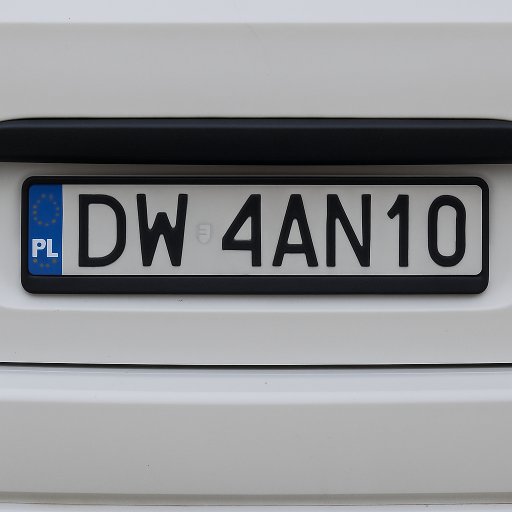
#> input picture backend/src/plate_processing/plate.jpg, 1024 x 1024 px (shown at 1/2 size)
$ python main.py
#> lines starting #> are read from the running program, lines starting #| are printed output that depends on the picture; after the words box and inside, x2 and y2 are one past the last pixel; in counts of white or black regions, pixels touching at a corner belong together
import cv2
import pytesseract
import json
import os

# Get the absolute directory of the script
BASE_DIR = os.path.dirname(os.path.abspath(__file__))

# Load files relative to the script
img_path = os.path.join(BASE_DIR, 'plate.jpg')

# Load the image
img = cv2.imread(img_path)
#> img is the input picture: shape (1024, 1024, 3); mean B, G, R 145, 142.3, 141.2

# Resize for consistency (optional)
# img = cv2.resize(img, (800, 600))

# Convert to grayscale
gray = cv2.cvtColor(img, cv2.COLOR_BGR2GRAY)

# Apply bilateral filter to reduce noise while keeping edges sharp
filtered = cv2.bilateralFilter(gray, 11, 17, 17)

# Detect edges using Canny
edged = cv2.Canny(filtered, 30, 200)
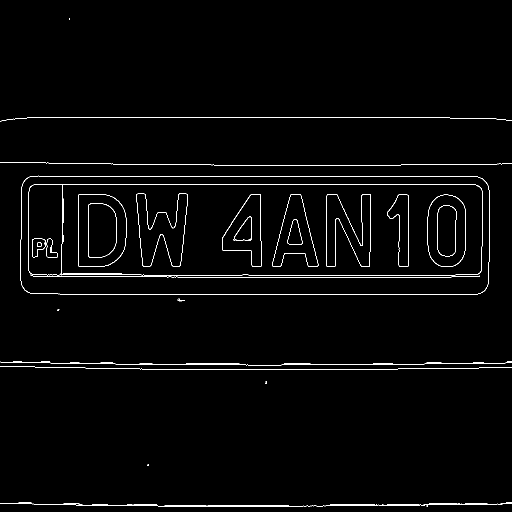
#> edged: shape (1024, 1024) (shown at 1/2 size); 1.6% white in thin lines or dots

# Find contours
contours, _ = cv2.findContours(edged.copy(), cv2.RETR_TREE, cv2.CHAIN_APPROX_SIMPLE)
#> contours = 78 contours, 44 with area under 20; largest, box (x1, y1, x2, y2) and area: (41, 351, 979, 590) 220061, (41, 351, 979, 590) 220025, (56, 369, 965, 551) 163734, (123, 369, 965, 551) 151657, (157, 388, 253, 534) 12558

# Sort contours by area and keep only the largest ones
contours = sorted(contours, key=cv2.contourArea, reverse=True)[:10]
#> contours = 10 contours; largest, box (x1, y1, x2, y2) and area: (41, 351, 979, 590) 220061, (41, 351, 979, 590) 220025, (56, 369, 965, 551) 163734, (123, 369, 965, 551) 151657, (157, 388, 253, 534) 12558

plate_img = None
for cnt in contours:
    # Approximate contour
    peri = cv2.arcLength(cnt, True)
    approx = cv2.approxPolyDP(cnt, 0.018 * peri, True)

    # Look for 4-corner contour (possible license plate)
    if len(approx) == 4:
        x, y, w, h = cv2.boundingRect(approx)
        plate_img = gray[y:y + h, x:x + w]
        break
#> this loop made 1 pass
#> (peri, approx, x, y, w, h) on pass 1: (2319.8, [[43, 373], [60, 586], [976, 568], [955, 353]], 43, 353, 934, 234)
#> pass 1, `plate_img = gray[y:y + h, x:x + w]`:
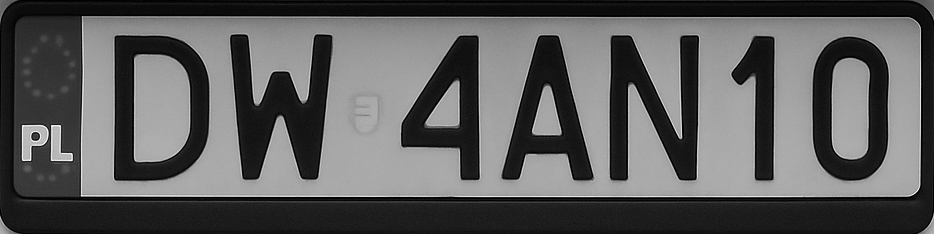
#> plate_img: shape (234, 934); min 0, max 255, mean 92.4

# If plate was found, use it. Otherwise, use whole image.
roi = plate_img if plate_img is not None else gray
cv2.imwrite(os.path.join(BASE_DIR, 'plate_uncleaned.jpg'), roi)

# Thresholding to clean it up
_, roi_thresh = cv2.threshold(roi, 0, 255, cv2.THRESH_BINARY + cv2.THRESH_OTSU)
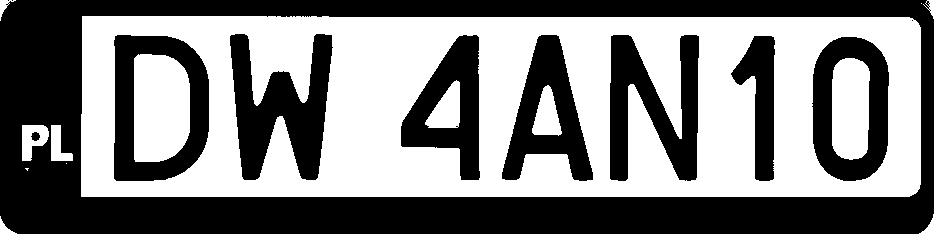
#> roi_thresh: shape (234, 934); 49.9% white; 14 white regions (3 under 20 px), largest, box (x1, y1, x2, y2) and area: (81, 16, 921, 197) 96612, (134, 54, 190, 162) 5508, (832, 58, 870, 160) 3502
cv2.imwrite(os.path.join(BASE_DIR, 'plate_cleaned.jpg'), roi_thresh)

# Use Tesseract OCR
custom_config = r'--oem 3 --psm 8 -c tessedit_char_whitelist=ABCDEFGHIJKLMNOPQRSTUVWXYZ0123456789'
#> (the run stopped early here; a loop or call above may not have finished)
